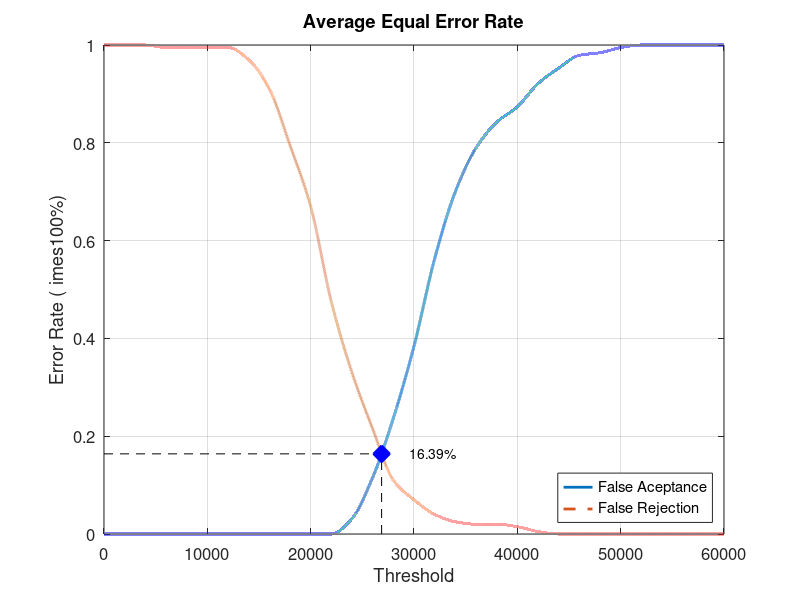
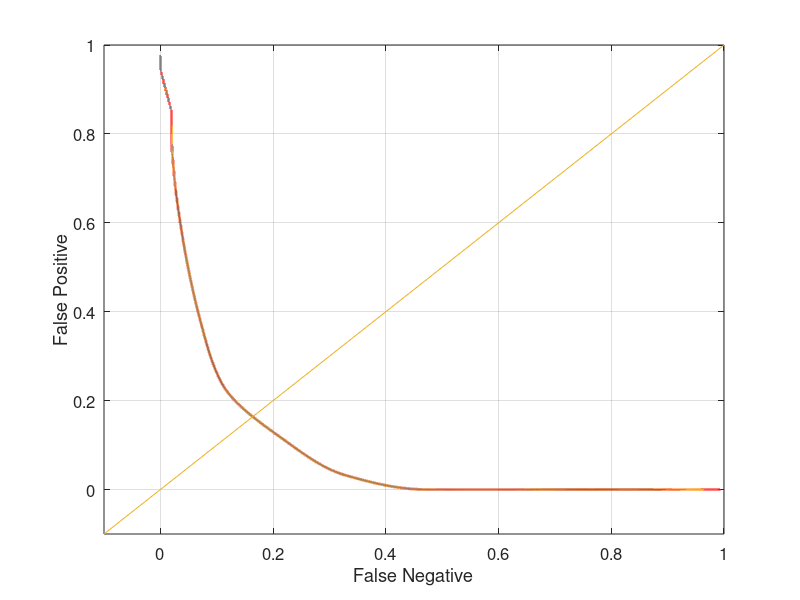

MATLAB code for these plots, in order:
close all;
clear;
clc;
x = 0:2000:60000;
xq = 0:0.5:60000;

y0 = [0 0 0 0 0 0 0 0 0 0 0 0 0.0315789 0.115789 0.236842 0.384211 0.563158 0.7 0.789474 0.842105 0.873684 0.921053 0.952632 0.978947 0.984211 0.994737 1 1 1 1 1]
yy0 = interp1(x, y0, xq, 'pchip');
y1 = [1 1 1 0.995 0.995 0.995 0.995 0.97 0.91 0.795 0.67 0.475 0.33 0.215 0.11 0.07 0.04 0.025 0.02 0.02 0.015 0.005 0 0 0 0 0 0 0 0 0]
yy1 = interp1(x, y1, xq, 'pchip');

% Calculating EER: 
y2 = abs(y0 - y1);
find(y2 == min(y2))
yy2 = abs(yy0 - yy1);
xEER = find(yy2 == min(yy2));
xEERIndex = xq(xEER) % X-axis EER
yEER = yy0(xEER) % Y-axis EER

main = figure
plot(xq, yy0,'-','LineWidth', 2);	hold on
plot(xq, yy1,'--','LineWidth', 2);	hold on
plot([xEERIndex xEERIndex], [0 yEER], 'k--');	hold on
plot([0 xEERIndex], [yEER yEER], 'k--');	hold on
plot(xEERIndex, yEER, 'bx', 'LineWidth', 10);	hold on
text(xEERIndex + 10 * xEERIndex / 100, yEER, [num2str(round((10000 * yEER)) / 100) '%'])
legend('False Aceptance', 'False Rejection', 'Location', 'SouthEast')
xlabel('Threshold')
ylabel('Error Rate (	imes100%)')
title('Average Equal Error Rate')
set(gca, 'FontSize', 12)
axis([0 60000 0 1])
grid on

print(main, 'Database2_4Main', '-dpng');
FNRxFPR = figure('Color', [1 1 1]);
plot(yy1, yy0, '-', yy1, yy0, 'LineWidth', 2);
hold on
y = -0.1:0.1:1
plot(y, y); 
set(gca, 'FontSize', 12)
xlabel('False Negative')
ylabel('False Positive')
axis([-0.1 1 -0.1 1])
set(gca, 'FontSize', 12)
grid on

print(FNRxFPR, 'Database2_4FNRxFPR','-dpng');
